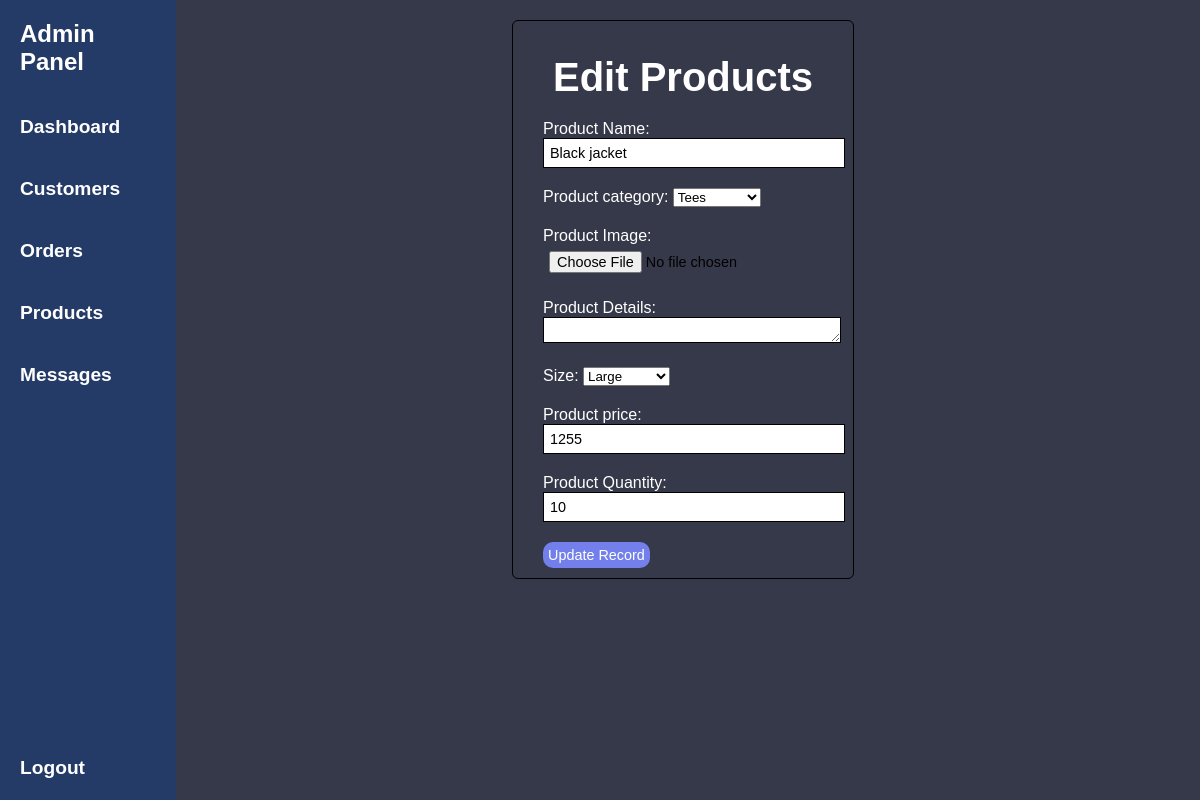
The page /ADMIN/editproduct.php?action=edit&id=39 (signed in) on the database its author committed.
### tables this page shows
CREATE TABLE `product_details` (
  `p_id` int(11) NOT NULL,
  `productname` varchar(255) DEFAULT NULL,
  `productcategory` varchar(255) NOT NULL,
  `productimage` varchar(255) DEFAULT NULL,
  `productdetails` varchar(255) DEFAULT NULL,
  `size` varchar(255) NOT NULL,
  `productprice` bigint(255) DEFAULT NULL,
  `productquantity` int(11) DEFAULT NULL
);

### ADMIN/editproduct.php (the view, shortened to what this page needs)
<!DOCTYPE html>
<html lang="en">
<head>
    <link rel="stylesheet" type="text/css" href="css/edit1.css?=1">
</head>
<body>
    <div class="container">
        <?php
        include "sidebar.php";
        ?>
        <?php
        $query = 'SELECT * FROM product_details
              WHERE
              p_id =' . $_GET['id'];
        $result = mysqli_query($conn, $query) or die(mysqli_error($conn));
        while ($row = mysqli_fetch_array($result)) {
            $i = $row['productname'];
            $a = $row['productcategory'];
            $b = $row['productimage'];
            $c = $row['productdetails'];
            $d = $row['size'];
            $e = $row['productprice'];
            $f = $row['productquantity'];
        }
        ?>
        <div class="middle">
            <h3>Edit Products</h3>
            <form role="form" method="post" action="editproduct1.php" enctype="multipart/form-data">
                <div class="form-group">
                    <label>Product Name:</label>
                    <input type="text" name="productname" value="<?php echo $i; ?>">
                </div>
                <div class="form-group">
                    <label>Product category:</label>
                    <select name="productcategory" id="" value="<?php echo $a; ?>">
                        <option value="tees">Tees</option>
                    </select>
                </div>
                <div class="form-group">
                    <label>Product Image:</label>
                    <input type="file" id="myFile" name="productimage" value="<?php echo $b; ?>">
                </div>
                <div class="form-group">
                    <label>Product Details:</label>
                    <textarea name="productdetails" id="" cols="20" rows="1" value="<?php echo $c; ?>"></textarea>
                </div>
                <div class="form-group">
                    <label>Size:</label>
                    <select name="size" id="" value="<?php echo $d; ?>">
                        <option value="L">Large</option>
                    </select>
                </div>
                <div class="form-group">
                    <label>Product price:</label>
                    <input type="number" class="form-control" name="productprice" value="<?php echo $e; ?>">
                </div>
                <div class="form-group">
                    <label>Product Quantity:</label>
                    <input type="number" class="form-control" name="productquantity" value="<?php echo $f; ?>">
                </div>
                <button type="submit" class="btn">Update Record</button>
            </form>
        </div>
    </div>
</body>
</html>

### ADMIN/css/edit1.css (style rules this page uses)
* { margin: 0%; padding: 0%; font-family: "Trebuchet MS", "Lucida Sans Unicode", "Lucida Grande", "Lucida Sans", Arial, sans-serif; }
body { background-color: #363949; }
.middle { border: 1px solid #000000; border-radius: 6px; width: 20rem; height: fit-content; margin-top: 20px; margin-left: 20rem; padding: 10px; }
h3 { text-align: center; margin-top: 1.5rem; font-weight: 800; font-size: 2.5rem; color: #fff; }
form { margin-top: 20px; flex-wrap: wrap; width: 18rem; }
.form-group { margin-top: 20px; }
.form-group label { margin-left: 20px; color: #fff ; }
.form-group input { margin-left: 20px; border: 1px solid black; padding: 6px; width: 100%; font-weight: 200; font-size: 0.9rem; }
.form-group #myFile { border: none; }
.form-group textarea { margin-left: 20px; border: 1px solid black; padding: 4px; width: 100%; font-weight: 200; font-size: 0.9rem; }
.btn { margin-left: 20px; margin-top: 20px; padding: 5px; background-color: #7380ec; border: none; border-radius: 10px; color: white; font-weight: 500; font-size: 0.9rem; }

### ADMIN/css/sidebar.css (style rules this page uses)
* { font-family: "Trebuchet MS", "Lucida Sans Unicode", "Lucida Grande", "Lucida Sans", Arial, sans-serif; }
* { margin: 0%; padding: 0%; }
body { background-color: #363949; }
.container { width: auto; height: auto; display: grid; grid: "sidebar ." 1fr / auto 1fr; gap: 8px; }

### rows shown on the page
product_details: productname "Black jacket", productcategory "Tees", size "Large", productprice "1255", productquantity "10"
